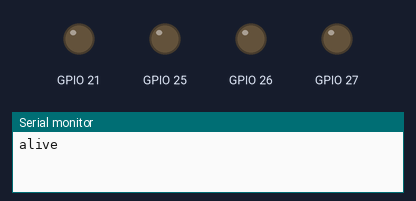
Simulated run of this program. Board: ESP32. Shown: output pins drawn as LEDs (lit = HIGH), the last lines printed to the serial monitor.

Above: at 0.5 s.
At 3.5 s:
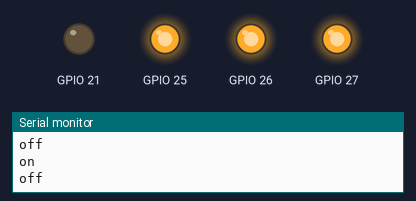
Timing chart, 0 to 4.6 s (numbered marks = the images above):
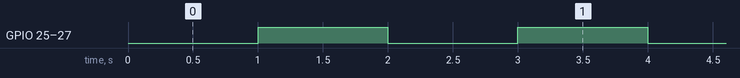

Measured:
- by itself, GPIO 25–27: alternates HIGH for 1.0 s and LOW for 1.0 s

The program:

main.cpp
```cpp
#include <Arduino.h>
#include <HardwareSerial.h>

void setup()
{

  Serial.begin(115200);


  pinMode(25,OUTPUT);
  pinMode(26,OUTPUT);
  pinMode(27,OUTPUT);
  pinMode(21,OUTPUT);

  while (!Serial);             // Leonardo: wait for serial monitor
  Serial.println("\nalive");


}


void loop()
{
  /*
  level shift test
digitalWrite(21,HIGH);
digitalWrite(21,LOW);*/


  delay(1000);
  Serial.println("\noff");
  digitalWrite(25,HIGH);
  digitalWrite(26,HIGH);
  digitalWrite(27,HIGH);
  delay(1000);
  Serial.println("\non");
  digitalWrite(25,LOW);
  digitalWrite(26,LOW);
  digitalWrite(27,LOW);

}
```
